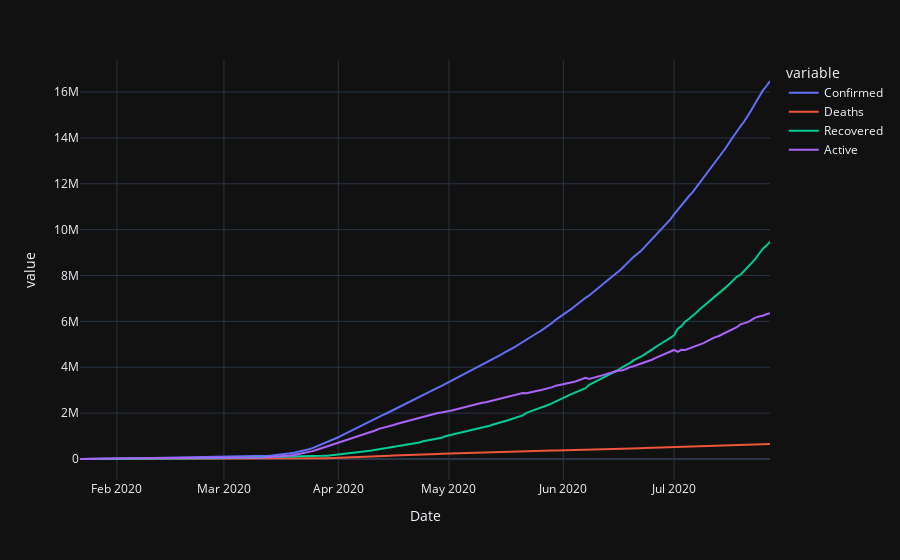

Notebook cell for this chart:
### Code cell
px.line(day_wise, x='Date', y=['Confirmed','Deaths','Recovered','Active'], template = 'plotly_dark')

### Figure 1 — Plotly figure (JSON) as saved in the notebook; plotly's stock layout.template omitted (floating-point values rounded to 4 significant figures; data arrays with more than 128 entries replaced by an {"elided": "..."} marker saying what was removed)
{"data": [{"hovertemplate": "variable=Confirmed<br>Date=%{x}<br>value=%{y}<extra></extra>", "legendgroup": "Confirmed", "line": {"color": "#636efa", "dash": "solid"}, "mode": "lines", "name": "Confirmed", "orientation": "v", "showlegend": true, "type": "scatter", "x": {"elided": "188 str values"}, "xaxis": "x", "y": {"elided": "188 int values"}, "yaxis": "y"}, {"hovertemplate": "variable=Deaths<br>Date=%{x}<br>value=%{y}<extra></extra>", "legendgroup": "Deaths", "line": {"color": "#EF553B", "dash": "solid"}, "mode": "lines", "name": "Deaths", "orientation": "v", "showlegend": true, "type": "scatter", "x": {"elided": "188 str values"}, "xaxis": "x", "y": {"elided": "188 int values"}, "yaxis": "y"}, {"hovertemplate": "variable=Recovered<br>Date=%{x}<br>value=%{y}<extra></extra>", "legendgroup": "Recovered", "line": {"color": "#00cc96", "dash": "solid"}, "mode": "lines", "name": "Recovered", "orientation": "v", "showlegend": true, "type": "scatter", "x": {"elided": "188 str values"}, "xaxis": "x", "y": {"elided": "188 int values"}, "yaxis": "y"}, {"hovertemplate": "variable=Active<br>Date=%{x}<br>value=%{y}<extra></extra>", "legendgroup": "Active", "line": {"color": "#ab63fa", "dash": "solid"}, "mode": "lines", "name": "Active", "orientation": "v", "showlegend": true, "type": "scatter", "x": {"elided": "188 str values"}, "xaxis": "x", "y": {"elided": "188 int values"}, "yaxis": "y"}], "layout": {"legend": {"title": {"text": "variable"}, "tracegroupgap": 0}, "margin": {"t": 60}, "xaxis": {"anchor": "y", "domain": [0, 1], "title": {"text": "Date"}}, "yaxis": {"anchor": "x", "domain": [0, 1], "title": {"text": "value"}}}}
